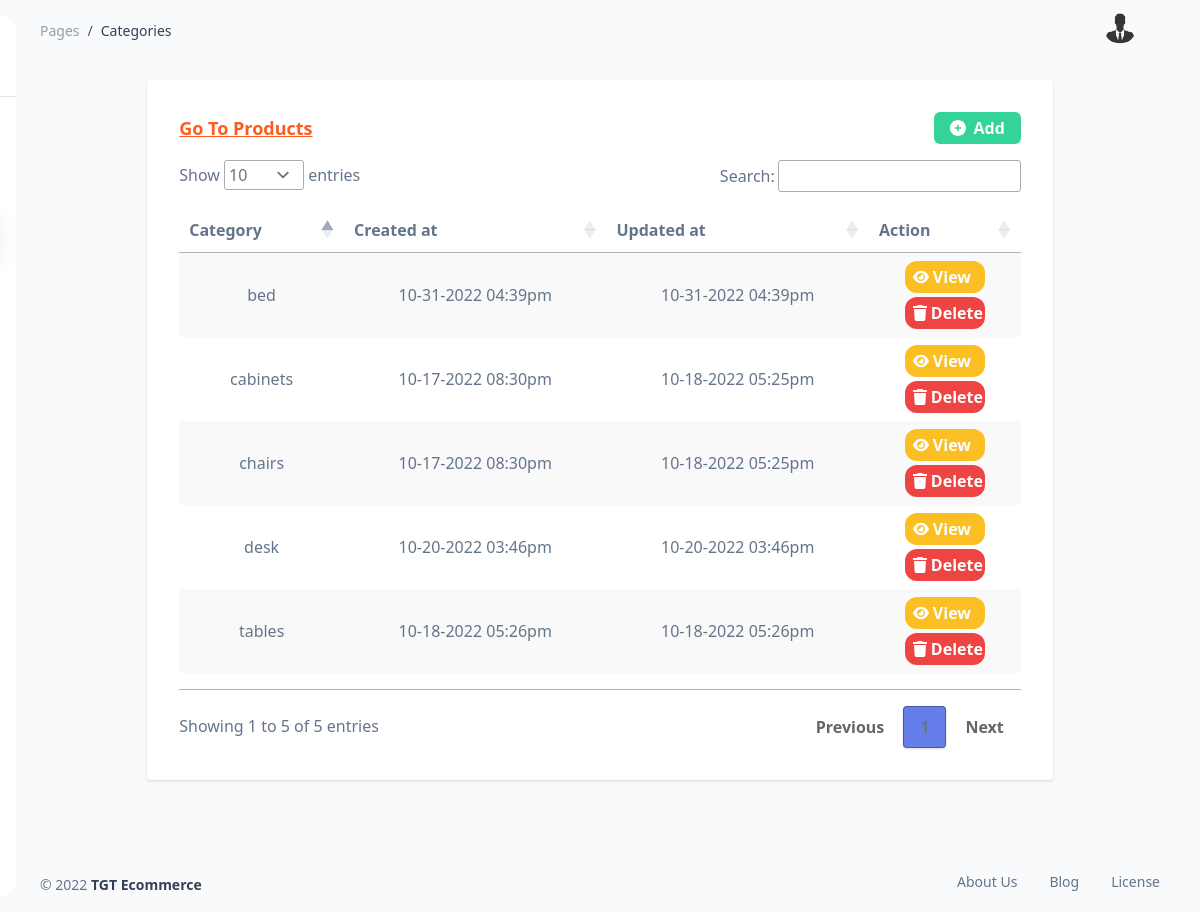
The page /admin/categories.php on the database as committed earlier.
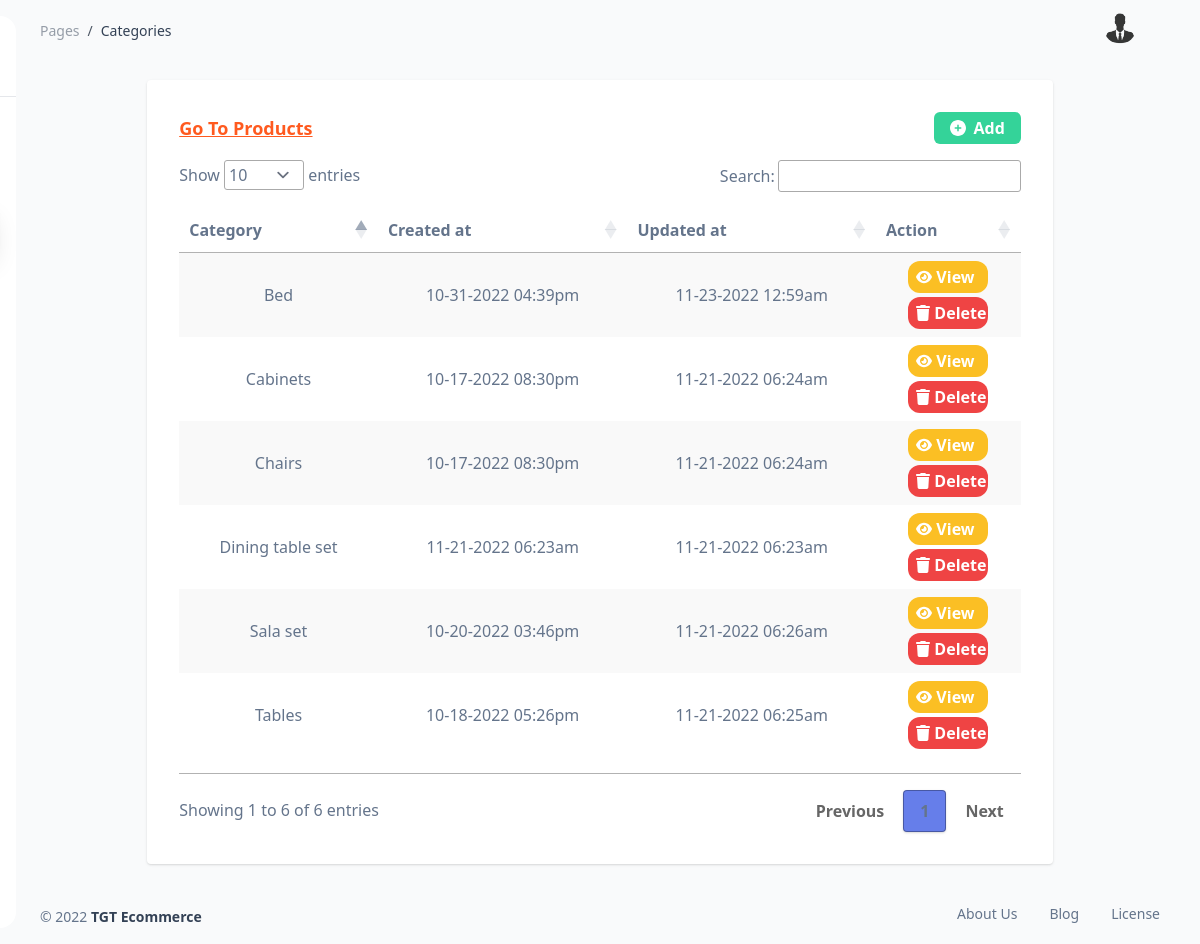
The same page on the database as committed later.
### tables this page shows
CREATE TABLE `tbl_category` (
  `ID` int(11) NOT NULL,
  `category` varchar(250) DEFAULT NULL,
  `created_at` varchar(250) DEFAULT NULL,
  `updated_at` varchar(250) DEFAULT NULL
);

### admin/functions/php/categories.php (called while the page is built, shortened)
<?php
    function allCategories(){
        global $connect;
        $query = "SELECT * FROM tbl_category";
        $result = $connect->query($query);
        return $result;
    }
?>

### admin/body/categories.php (the view, shortened to what this page needs)
<div class="w-full px-6 py-6 mx-auto min-h-screen">
        <div class="container w-full md:w-4/5 xl:w-full  mx-auto px-2">
            <div id='recipients' class="p-8 mt-6 lg:mt-0 rounded shadow bg-white">
                <div class="flex justify-between mb-4">
                  <a href="./products.php" class="flex items-center">
                    <h1 class="capitalize font-bold text-lg underline text-orange-500">go to products</h1>
                  </a>
                  <button class=" bg-green-400 hover:bg-green-600 rounded-md px-4 py-1 text-white capitalize font-bold flex items-center justify-between" onclick="showAddModal();">
                    <img src="./img/icon/circle-plus-solid-white.svg" alt="plus" class="h-4 w-4">
                    <span class="capitalize ml-2">add</span>
                  </button>
                </div>
                <table id="example" class="stripe hover" style="width:100%; padding-top: 1em;  padding-bottom: 1em;">
                  <thead>
                        <tr>
                            <th data-priority="1">Category</th>
                            <th data-priority="4">Created at</th>
                            <th data-priority="5">Updated at</th>
                            <th data-priority="6">Action</th>
                        </tr>
                    </thead>
                    <tbody>
                        <?php
                          $results = allCategories();
                          foreach($results as $result){
                            echo "<tr>";
                              echo "<td class='text-center'>$result[category]</td>";
                              echo "<td class='text-center'>$result[created_at]</td>";
                              echo "<td class='text-center'>$result[updated_at]</td>";
                              echo "<td>";
                                echo "<div class='flex items-center flex-col'>";
                                  echo "<div>";
                                      echo "<button data-id='$result[ID]' data-category='$result[category]' data-created='$result[created_at]' data-updated='$result[updated_at]' class='flex py-1 px-2 w-20 bg-yellow-400 items-center rounded-xl hover:rounded-full hover:bg-yellow-600 transition-all duration-300 text-white' onclick='showEditModal(this);'>";
                                        echo "<img src='./img/icon/eye-solid-white.svg' alt='edit' class='h-4 w-4'>";
                                        echo "<label class='ml-1 capitalize font-bold'>view</label>";
                                      echo "</button>";
                                  echo "</div>";
                                  echo "<div>";
                                      echo "<button data-id='$result[ID]' class='flex py-1 px-2 w-20 items-center mt-1 bg-red-500 rounded-xl show-delete-modal hover:rounded-full hover:bg-red-600 transition-all duration-300 text-white' onclick='showDeleteModal(this);'>";
                                        echo "<img src='./img/icon/trash-solid-white.svg' alt='delete' class='h-4 w-4'>";
                                        echo "<label class='ml-1 capitalize font-bold'>delete</label>";
                                      echo "</button>";
                                  echo "</div>";
                                echo "</div>";
                              echo "</td>";
                            echo "</tr>";
                          }
                        ?>
                    </tbody>
                </table>
            </div>
        </div>
      </div>

### admin/categories.php
<?php include './http/categories.php';?>
<!DOCTYPE html>
<html lang="en">
<?php include './partials/header.php';?>
<body class="m-0 font-sans antialiased font-normal text-base leading-default bg-gray-50 text-slate-500">
    <?php require('./partials/sidenav.php');?>
    <div class="ease-soft-in-out xl:ml-64 relative h-full max-h-screen rounded-xl transition-all duration-200">
        <?php require('./partials/navbar.php');?>
        <?php require('./body/categories.php');?>
        <?php require('./partials/footer.php');?>
    </div>
</body>
</html>
<?php include './functions/js/categories.php';?>

### admin/partials/header.php (shortened to what this page needs)
<head>
    <link rel="stylesheet" href="./../dist/output.css">
    <link href="https://unpkg.com/tailwindcss@2.2.19/dist/tailwind.min.css" rel=" stylesheet">
	<link href="https://cdn.datatables.net/1.10.19/css/jquery.dataTables.min.css" rel="stylesheet">
	<link href="https://cdn.datatables.net/responsive/2.2.3/css/responsive.dataTables.min.css" rel="stylesheet">
</head>

### admin/partials/sidenav.php (shortened to what this page needs)
<aside class=" w-52 bg-white ease-nav-brand z-990 fixed inset-y-0 my-4 ml-4 block -translate-x-full flex-wrap items-center justify-between overflow-y-auto rounded-2xl border-0  p-0 antialiased shadow-none transition-transform duration-200 xl:left-0 xl:translate-x-0 xl:bg-transparent">
  <div class="h-19.5">
    <a class="block px-8 py-6 m-0 text-sm whitespace-nowrap text-slate-700" href="javascript:;" target="_blank">
    </a>
  </div>
  <hr class="h-px mt-0 bg-transparent bg-gradient-to-r from-transparent via-black/40 to-transparent" />
  <div class="items-center block w-auto max-h-screen overflow-auto grow basis-full">
    <ul class="flex flex-col pl-0 mb-0">
      <li class=" mt-8 w-full">
      </li>
      <li class="mt-2 w-full">
      </li>
      <li class="mt-2 w-full">
      </li>
      <li class="mt-2 w-full">
      </li>
      <li class="mt-2 w-full">
      </li>
    </ul>
  </div>
</aside>

### admin/partials/navbar.php (shortened to what this page needs)
<nav class="relative flex flex-wrap items-center justify-between px-0 py-2 mx-6 transition-all shadow-none duration-250 ease-soft-in rounded-2xl lg:flex-nowrap lg:justify-start" navbar-main navbar-scroll="true">
  <div class="flex items-center justify-between w-full px-4 py-1 mx-auto flex-wrap-inherit">
    <nav>
      <ol class="flex flex-wrap pt-1 mr-12 bg-transparent rounded-lg sm:mr-16">
        <li class="leading-normal text-sm">
          <a class="opacity-50 text-slate-700" >Pages</a>
        </li>
        <li class="text-sm pl-2 capitalize leading-normal text-slate-700 before:float-left before:pr-2 before:text-gray-600 before:content-['/']" aria-current="page">
          <?php
            $fileName = basename($_SERVER['REQUEST_URI'], '.php');
            $fileNameNoExtension = preg_replace("/\.[^.]+$/", "", $fileName);
            echo $fileNameNoExtension;
          ?>
        </li>
      </ol>
    </nav>
    <div class="flex items-center mt-2 grow sm:mt-0 sm:mr-6 md:mr-0 lg:flex lg:basis-auto">
      <ul class="flex flex-row justify-end pl-0 mb-0 list-none md-max:w-full">
        <li class="relative flex items-center pr-2">
          <a  class="block p-0 transition-all text-sm ease-nav-brand text-slate-500" dropdown-trigger aria-expanded="false">
            <div class=" rounded-full overflow-hidden">
              <img src="./img/admin-no-image.png" alt="sign out" class="h-8 w-8 hover:cursor-pointer show-logout">
            </div>
          </a>
        </li>
        <li class="flex items-center pl-4 xl:hidden">
        </li>
      </ul>
    </div>
  </div>
</nav>

### admin/partials/footer.php (shortened to what this page needs)
<footer class="p-4">
  <div class="w-full px-6 mx-auto">
    <div class="flex flex-wrap items-center -mx-3 lg:justify-between">
      <div class="w-full max-w-full px-3 mt-0 mb-6 shrink-0 lg:mb-0 lg:w-1/2 lg:flex-none">
        <div class="leading-normal text-center text-sm text-slate-500 lg:text-left">
          ©
          <a href="" class="font-semibold text-slate-700" target="_blank">TGT Ecommerce
        </div>
      </div>
      <div class="w-full max-w-full px-3 mt-0 shrink-0 lg:w-1/2 lg:flex-none">
        <ul class="flex flex-wrap justify-center pl-0 mb-0 list-none lg:justify-end">
          <li class="nav-item">
            <a href="#" class="block px-4 pt-0 pb-1 font-normal transition-colors ease-soft-in-out text-sm text-slate-500">About Us</a>
          </li>
          <li class="nav-item">
            <a href="#" class="block px-4 pt-0 pb-1 font-normal transition-colors ease-soft-in-out text-sm text-slate-500">Blog</a>
          </li>
          <li class="nav-item">
            <a href="#" class="block px-4 pt-0 pb-1 pr-0 font-normal transition-colors ease-soft-in-out text-sm text-slate-500">License</a>
          </li>
        </ul>
      </div>
    </div>
  </div>
</footer>

### admin/partials/header.php (style rules this page uses)
table.dataTable.no-footer { border-bottom: 1px solid #e2e8f0; margin-top: 0.75em; margin-bottom: 0.75em; }

Rows that differ between the two databases and show on the page:
changed tbl_category: category "chairs" → "Chairs"; updated_at "10-18-2022 05:25pm" → "11-21-2022 06:24am"
changed tbl_category: category "cabinets" → "Cabinets"; updated_at "10-18-2022 05:25pm" → "11-21-2022 06:24am"
changed tbl_category: category "tables" → "Tables"; updated_at "10-18-2022 05:26pm" → "11-21-2022 06:25am"
changed tbl_category: category "desk" → "Sala set"; updated_at "10-20-2022 03:46pm" → "11-21-2022 06:26am"
changed tbl_category: category "bed" → "Bed"; updated_at "10-31-2022 04:39pm" → "11-23-2022 12:59am"
added tbl_category: category "Dining table set", created_at "11-21-2022 06:23am", updated_at "11-21-2022 06:23am"
Other text that changed with them:
text written by a page script: "Show entries Search: Showing 1 to 5 of 5 entries Previous Next" → "Show entries Search: Showing 1 to 6 of 6 entries Previous Next"
